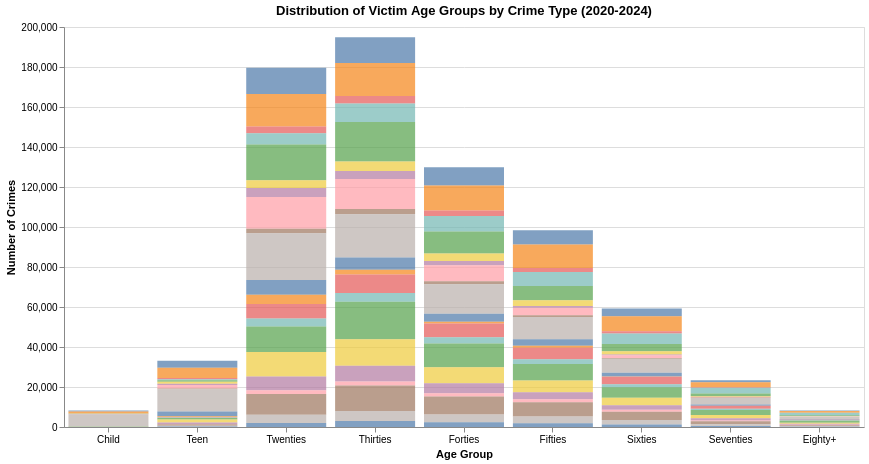

The cell this chart's notebook holds for it:
### Code cell
import altair as alt
import pandas as pd
import numpy as np

# filters for realistic ages and years
age_data = df[['vict_age', 'crm_cd_desc', 'date_occ']].copy()
age_data = age_data[(age_data['vict_age'] > 0) & (age_data['vict_age'] <= 100)]
age_data = age_data[age_data['date_occ'].dt.year.between(2020, 2025)]

# set age bins
bins = [0, 12, 19, 29, 39, 49, 59, 69, 79, 100]
labels = ['Child', 'Teen', 'Twenties', 'Thirties', 'Forties', 'Fifties', 'Sixties', 'Seventies', 'Eighty+']

age_data['age_group'] = pd.cut(age_data['vict_age'], bins=bins, labels=labels, right=True)

# Combine rare crime types into "Other" to reduce clutter
top_crimes = age_data['crm_cd_desc'].value_counts().nlargest(20).index
age_data['crime_grouped'] = age_data['crm_cd_desc'].where(
    age_data['crm_cd_desc'].isin(top_crimes), 'Other'
)

# dropdown for user to select crime type
crime_dropdown = alt.binding_select(
    options=[None] + sorted(age_data['crime_grouped'].unique()),
    labels=['All'] + sorted(age_data['crime_grouped'].unique()),
    name="Crime Type:"
)
crime_select = alt.selection_point(fields=['crime_grouped'], bind=crime_dropdown, empty=True)

# aggregates counts by age_group and crime_grouped
agg_data = age_data.groupby(['age_group', 'crime_grouped']).size().reset_index(name='count')

# Altair histogram with x-axis ordered from youngest age group to oldest and filtered for crime type
hist = alt.Chart(agg_data).mark_bar(opacity=0.7).encode(
    x=alt.X('age_group:N',
            title='Age Group',
            sort=labels,
            axis=alt.Axis(labelAngle=0)),  
    y=alt.Y('count:Q', title='Number of Crimes', scale=alt.Scale(domain=[0, 200000])),
    color=alt.Color('crime_grouped:N', legend=None),
    tooltip=['crime_grouped:N', 'count:Q', 'age_group:N']
).add_params(
    crime_select
).transform_filter(
    crime_select
).properties(
    width=800,
    height=400,
    title='Distribution of Victim Age Groups by Crime Type (2020-2024)'
).interactive()

# saves Altair histogram as html
hist.save('docs/visualizations/victim_age_group_histogram.html')
hist

### Figure 1 — Vega-Lite specification as saved in the notebook (floating-point values rounded to 4 significant figures; data arrays with more than 128 entries replaced by an {"elided": "..."} marker saying what was removed)
{"config": {"view": {"continuousWidth": 300, "continuousHeight": 300}}, "data": {"name": "data-8d5f13b1ca469b44d1f494589b043718"}, "mark": {"type": "bar", "opacity": 0.7}, "encoding": {"color": {"field": "crime_grouped", "legend": null, "type": "nominal"}, "tooltip": [{"field": "crime_grouped", "type": "nominal"}, {"field": "count", "type": "quantitative"}, {"field": "age_group", "type": "nominal"}], "x": {"axis": {"labelAngle": 0}, "field": "age_group", "sort": ["Child", "Teen", "Twenties", "Thirties", "Forties", "Fifties", "Sixties", "Seventies", "Eighty+"], "title": "Age Group", "type": "nominal"}, "y": {"field": "count", "scale": {"domain": [0, 200000]}, "title": "Number of Crimes", "type": "quantitative"}}, "height": 400, "params": [{"name": "param_7", "select": {"type": "point", "fields": ["crime_grouped"]}, "bind": {"input": "select", "options": [null, "ASSAULT WITH DEADLY WEAPON, AGGRAVATED ASSAULT", "BATTERY - SIMPLE ASSAULT", "BRANDISH WEAPON", "BURGLARY", "BURGLARY FROM VEHICLE", "CRIMINAL THREATS - NO WEAPON DISPLAYED", "INTIMATE PARTNER - AGGRAVATED ASSAULT", "INTIMATE PARTNER - SIMPLE ASSAULT", "LETTERS, LEWD  -  TELEPHONE CALLS, LEWD", "Other", "ROBBERY", "SHOPLIFTING - PETTY THEFT ($950 & UNDER)", "THEFT FROM MOTOR VEHICLE - GRAND ($950.01 AND OVER)", "THEFT FROM MOTOR VEHICLE - PETTY ($950 & UNDER)", "THEFT OF IDENTITY", "THEFT PLAIN - PETTY ($950 & UNDER)", "THEFT-GRAND ($950.01 & OVER)EXCPT,GUNS,FOWL,LIVESTK,PROD", "TRESPASSING", "VANDALISM - FELONY ($400 & OVER, ALL CHURCH VANDALISMS)", "VANDALISM - MISDEAMEANOR ($399 OR UNDER)", "VIOLATION OF RESTRAINING ORDER"], "labels": ["All", "ASSAULT WITH DEADLY WEAPON, AGGRAVATED ASSAULT", "BATTERY - SIMPLE ASSAULT", "BRANDISH WEAPON", "BURGLARY", "BURGLARY FROM VEHICLE", "CRIMINAL THREATS - NO WEAPON DISPLAYED", "INTIMATE PARTNER - AGGRAVATED ASSAULT", "INTIMATE PARTNER - SIMPLE ASSAULT", "LETTERS, LEWD  -  TELEPHONE CALLS, LEWD", "Other", "ROBBERY", "SHOPLIFTING - PETTY THEFT ($950 & UNDER)", "THEFT FROM MOTOR VEHICLE - GRAND ($950.01 AND OVER)", "THEFT FROM MOTOR VEHICLE - PETTY ($950 & UNDER)", "THEFT OF IDENTITY", "THEFT PLAIN - PETTY ($950 & UNDER)", "THEFT-GRAND ($950.01 & OVER)EXCPT,GUNS,FOWL,LIVESTK,PROD", "TRESPASSING", "VANDALISM - FELONY ($400 & OVER, ALL CHURCH VANDALISMS)", "VANDALISM - MISDEAMEANOR ($399 OR UNDER)", "VIOLATION OF RESTRAINING ORDER"], "name": "Crime Type:"}}, {"name": "param_8", "select": {"type": "interval", "encodings": ["x", "y"]}, "bind": "scales"}], "title": "Distribution of Victim Age Groups by Crime Type (2020-2024)", "transform": [{"filter": {"param": "param_7", "empty": true}}], "width": 800, "$schema": "https://vega.github.io/schema/vega-lite/v5.8.0.json", "datasets": {"data-8d5f13b1ca469b44d1f494589b043718": {"elided": "189 records"}}}
